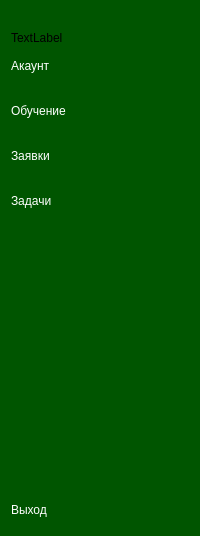
     <widget class="QWidget" name="widget_5" native="true">
      <property name="styleSheet">
       <string notr="true">QWidget{
                                background-color: rgb(0, 85, 0);
                                border-top-right-radius:20px;
                                }

                                QPushButton{
                                color: white;
                                text-align:left;
                                height: 30px;
                                border:none;
                                border-radius: 10px;
                                border-bottom-radius: 10px;

                                }
                                QPushButton:checked{
                                color: rgb(0, 85, 0);
                                background-color: white;

                                }
                            </string>
      </property>
      <layout class="QVBoxLayout" name="verticalLayout_5">
       <item>
        <layout class="QVBoxLayout" name="verticalLayout_3">
         <item>
          <widget class="QLabel" name="label_5">
           <property name="maximumSize">
            <size>
             <width>55</width>
             <height>55</height>
            </size>
           </property>
           <property name="text">
            <string/>
           </property>
           <property name="pixmap">
            <pixmap resource="../../resourses.qrc">:/res/kisspng-user-profile-2018-in-sight-user-conference-expo-5b554c0968c377.0307553315323166814291-fotor-bg-remover-20241102121640.png</pixmap>
           </property>
           <property name="scaledContents">
            <bool>true</bool>
           </property>
          </widget>
         </item>
         <item>
          <widget class="QLabel" name="label_nick2">
           <property name="text">
            <string>TextLabel</string>
           </property>
          </widget>
         </item>
        </layout>
       </item>
       <item>
        <layout class="QVBoxLayout" name="verticalLayout_2">
         <property name="spacing">
          <number>15</number>
         </property>
         <item>
          <widget class="QPushButton" name="pushButton_acc2_us">
           <property name="text">
            <string>Акаунт</string>
           </property>
           <property name="icon">
            <iconset resource="../../resourses.qrc">
             <normaloff>:/res/add_24dp_FFFFFF_FILL0_wght400_GRAD0_opsz24.png</normaloff>
             <normalon>:/res/add_24dp_005500_FILL0_wght400_GRAD0_opsz24.png</normalon>:/res/add_24dp_FFFFFF_FILL0_wght400_GRAD0_opsz24.png</iconset>
           </property>
           <property name="checkable">
            <bool>true</bool>
           </property>
           <property name="autoExclusive">
            <bool>true</bool>
           </property>
          </widget>
         </item>
         <item>
          <widget class="QPushButton" name="pushButton_education2_us">
           <property name="text">
            <string>Обучение</string>
           </property>
           <property name="icon">
            <iconset resource="../../resourses.qrc">
             <normaloff>:/res/school_24dp_FFFFFF_FILL0_wght400_GRAD0_opsz24.png</normaloff>
             <normalon>:/res/school_24dp_005500_FILL0_wght400_GRAD0_opsz24.png</normalon>:/res/school_24dp_FFFFFF_FILL0_wght400_GRAD0_opsz24.png</iconset>
           </property>
           <property name="checkable">
            <bool>true</bool>
           </property>
           <property name="autoExclusive">
            <bool>true</bool>
           </property>
          </widget>
         </item>
         <item>
          <widget class="QPushButton" name="pushButton_order2_2">
           <property name="text">
            <string>Заявки</string>
           </property>
           <property name="icon">
            <iconset resource="../../resourses.qrc">
             <normaloff>:/res/summarize_24dp_FFFFFF_FILL0_wght400_GRAD0_opsz24.png</normaloff>
             <normalon>:/res/summarize_24dp_005500_FILL0_wght400_GRAD0_opsz24.png</normalon>:/res/summarize_24dp_FFFFFF_FILL0_wght400_GRAD0_opsz24.png</iconset>
           </property>
           <property name="checkable">
            <bool>true</bool>
           </property>
           <property name="autoExclusive">
            <bool>true</bool>
           </property>
          </widget>
         </item>
         <item>
          <widget class="QPushButton" name="pushButton_tasks2">
           <property name="text">
            <string>Задачи</string>
           </property>
           <property name="icon">
            <iconset resource="../../resourses.qrc">
             <normaloff>:/res/work_24dp_FFFFFF_FILL0_wght400_GRAD0_opsz24.png</normaloff>
             <normalon>:/res/work_24dp_005500_FILL0_wght400_GRAD0_opsz24.png</normalon>:/res/work_24dp_FFFFFF_FILL0_wght400_GRAD0_opsz24.png</iconset>
           </property>
           <property name="checkable">
            <bool>true</bool>
           </property>
           <property name="autoExclusive">
            <bool>true</bool>
           </property>
          </widget>
         </item>
        </layout>
       </item>
       <item>
        <spacer name="verticalSpacer_2">
         <property name="orientation">
          <enum>Qt::Vertical</enum>
         </property>
         <property name="sizeHint" stdset="0">
          <size>
           <width>20</width>
           <height>273</height>
          </size>
         </property>
        </spacer>
       </item>
       <item>
        <widget class="QPushButton" name="pushButton_12">
         <property name="styleSheet">
          <string notr="true"/>
         </property>
         <property name="text">
          <string>Выход</string>
         </property>
         <property name="icon">
          <iconset resource="../../resourses.qrc">
           <normaloff>:/res/logout_24dp_FFFFFF_FILL0_wght400_GRAD0_opsz24.png</normaloff>
           <normalon>:/res/logout_24dp_005500_FILL0_wght400_GRAD0_opsz24.png</normalon>:/res/logout_24dp_FFFFFF_FILL0_wght400_GRAD0_opsz24.png</iconset>
         </property>
         <property name="checkable">
          <bool>true</bool>
         </property>
         <property name="autoExclusive">
          <bool>true</bool>
         </property>
        </widget>
       </item>
      </layout>
     </widget>
